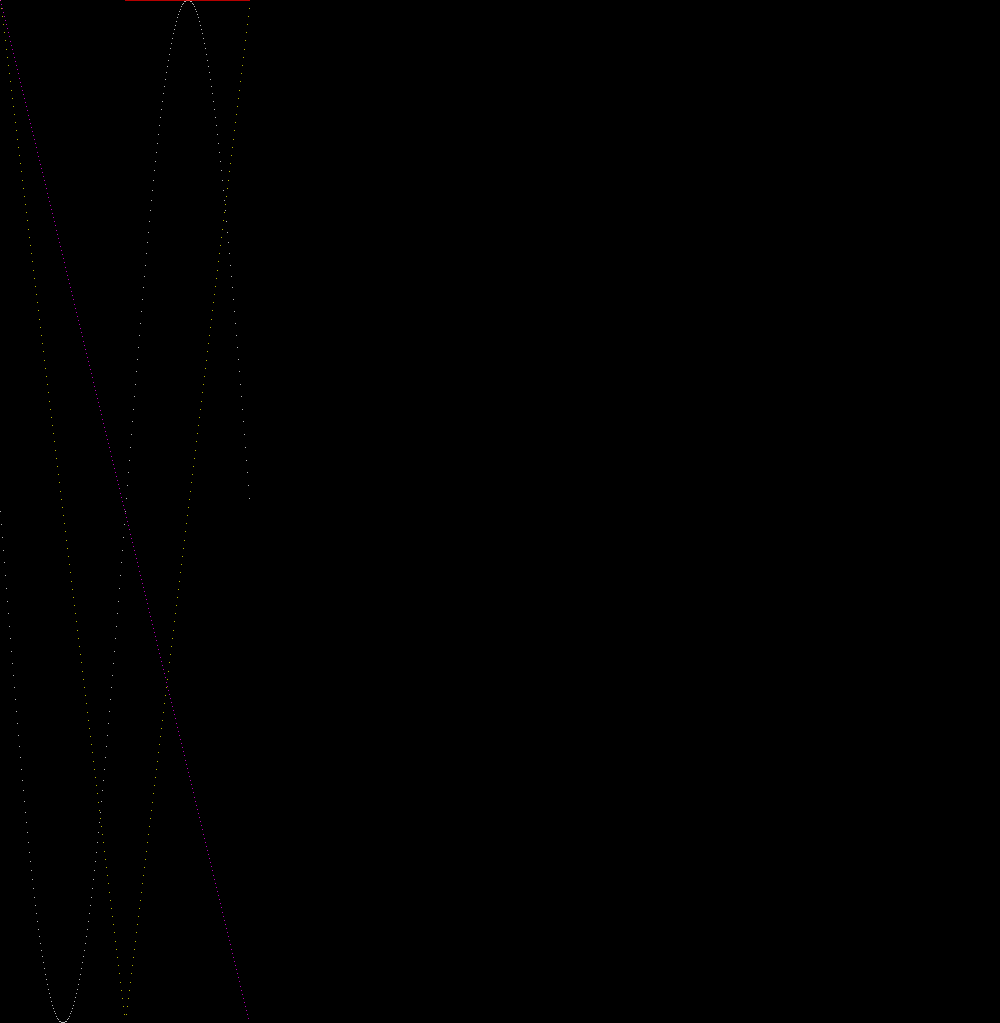
Frame 1 (no input)
Frame 60 (the mouse pressed at the canvas centre just before this capture): identical to frame 1, image omitted
Frame 120 (the mouse held since frame 60 and released just before this capture): identical to frame 1, image omitted

The Processing sketch that drew this single still picture (run headless with seeded random() and noise(); from frame 60 on, the mouse is pressed at the canvas centre):

// Processing sketch: arduino_wave_table_maker
// ── arduino_wave_table_maker.pde
int table_size = 250;
int max_pwm = 1023;
boolean printed = false;
void setup() {
  size(1000, 1023);
}


void draw() {
  background(0);
  if (!printed) println("SINE:");
  for (int t = 0; t < table_size; t++) {
    int val = (int)map(
      sin( map(t, 0, table_size, 0, TWO_PI)), 
      -1.0, 1.0, 0, max_pwm);  
    if (!printed) print(val+",");
    stroke(255);
    point(t, val);
  }

  if (!printed) println("\n\nRECT:");
  for (int t = 0; t < table_size; t++) {
    int val = 0; 
    if (t < (table_size/2)) {
      val = max_pwm;
    }
    if (!printed) print(val+",");
    stroke(255,0,0);
    point(t, val);
  }

 if (!printed) println("\n\nTRI:");
  for (int t = 0; t < table_size/2; t++) {
    int val = (int)map(t,0,table_size/2,0,max_pwm);
    if (!printed) print(val+",");
    stroke(255,255,0);
    point(t, val);
  }
  for (int t = table_size/2; t < table_size; t++) {
    int val = (int)map(t,table_size/2,table_size,max_pwm,0);
    if (!printed) print(val+",");
    stroke(255,255,0);
    point(t, val);
  }

 if (!printed) println("\n\nSAW:");
  for (int t = 0; t < table_size; t++) {
    int val = (int)map(t,0,table_size-1,0,max_pwm);
    if (!printed) print(val+",");
    stroke(255,0,255);
    point(t, val);
  }

  if (!printed) println();
  printed=true;
}
